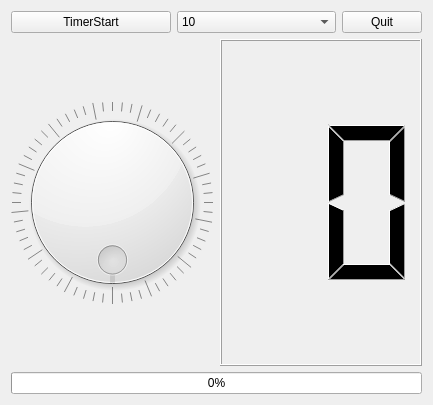
<?xml version="1.0" encoding="UTF-8"?>
<ui version="4.0">
 <class>Tab1DevControl</class>
 <widget class="QWidget" name="Tab1DevControl">
  <property name="geometry">
   <rect>
    <x>0</x>
    <y>0</y>
    <width>433</width>
    <height>405</height>
   </rect>
  </property>
  <property name="windowTitle">
   <string>Form</string>
  </property>
  <layout class="QVBoxLayout" name="verticalLayout_2">
   <item>
    <layout class="QVBoxLayout" name="verticalLayout" stretch="1,8,1">
     <item>
      <layout class="QHBoxLayout" name="horizontalLayout_2" stretch="2,2,1">
       <item>
        <widget class="QPushButton" name="pPBtimerStart">
         <property name="text">
          <string>TimerStart</string>
         </property>
         <property name="checkable">
          <bool>true</bool>
         </property>
        </widget>
       </item>
       <item>
        <widget class="QComboBox" name="pCBtimerValue">
         <item>
          <property name="text">
           <string>10</string>
          </property>
         </item>
         <item>
          <property name="text">
           <string>100</string>
          </property>
         </item>
         <item>
          <property name="text">
           <string>500</string>
          </property>
         </item>
         <item>
          <property name="text">
           <string>1000</string>
          </property>
         </item>
         <item>
          <property name="text">
           <string>2000</string>
          </property>
         </item>
        </widget>
       </item>
       <item>
        <widget class="QPushButton" name="pPBquit">
         <property name="text">
          <string>Quit</string>
         </property>
        </widget>
       </item>
      </layout>
     </item>
     <item>
      <layout class="QHBoxLayout" name="horizontalLayout">
       <item>
        <widget class="QDial" name="pDialLed">
         <property name="maximum">
          <number>255</number>
         </property>
         <property name="wrapping">
          <bool>true</bool>
         </property>
         <property name="notchTarget">
          <double>3.700000000000000</double>
         </property>
         <property name="notchesVisible">
          <bool>true</bool>
         </property>
        </widget>
       </item>
       <item>
        <widget class="QLCDNumber" name="pLcdNumberLed">
         <property name="smallDecimalPoint">
          <bool>false</bool>
         </property>
         <property name="digitCount">
          <number>2</number>
         </property>
         <property name="mode">
          <enum>QLCDNumber::Mode::Hex</enum>
         </property>
         <property name="segmentStyle">
          <enum>QLCDNumber::SegmentStyle::Filled</enum>
         </property>
        </widget>
       </item>
      </layout>
     </item>
     <item>
      <widget class="QProgressBar" name="pProgressBarLed">
       <property name="maximum">
        <number>255</number>
       </property>
       <property name="value">
        <number>0</number>
       </property>
       <property name="alignment">
        <set>Qt::AlignmentFlag::AlignCenter</set>
       </property>
      </widget>
     </item>
    </layout>
   </item>
  </layout>
 </widget>
 <resources/>
 <connections>
  <connection>
   <sender>pDialLed</sender>
   <signal>valueChanged(int)</signal>
   <receiver>pLcdNumberLed</receiver>
   <slot>display(int)</slot>
   <hints>
    <hint type="sourcelabel">
     <x>93</x>
     <y>138</y>
    </hint>
    <hint type="destinationlabel">
     <x>222</x>
     <y>157</y>
    </hint>
   </hints>
  </connection>
 </connections>
</ui>
